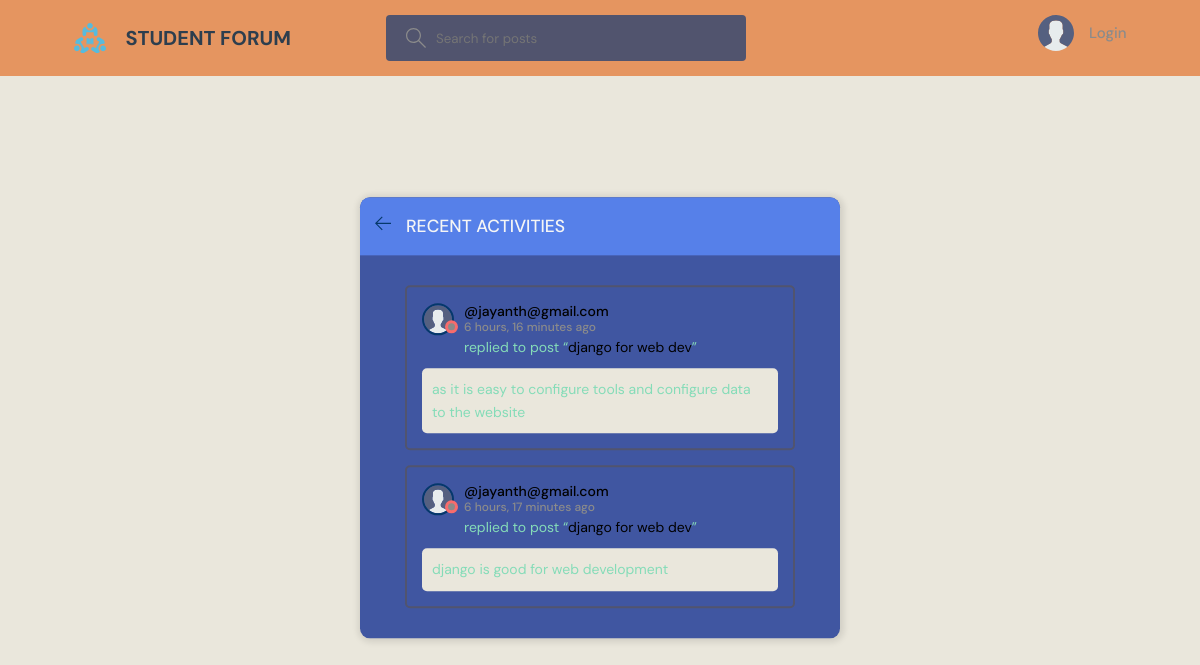
The page /activity/ on the database its author committed.
### base/models.py (models this page shows, shortened)
class Message(models.Model):
    user = models.ForeignKey(User, on_delete=models.CASCADE)
    room = models.ForeignKey(Room, on_delete=models.CASCADE)
    body = models.TextField()
    updated = models.DateTimeField(auto_now=True)
    created = models.DateTimeField(auto_now_add=True)
    class Meta:
        ordering = ['-updated', '-created']

class User(AbstractUser):
    name = models.CharField(max_length=200, null=True)
    email = models.EmailField(unique=True, null=True)
    bio = models.TextField(null=True)
    avatar = models.ImageField(null=True, default="avatar.svg")
    USERNAME_FIELD = 'email'
    REQUIRED_FIELDS = []

class Room(models.Model):
    host = models.ForeignKey(User, on_delete=models.SET_NULL, null=True)
    topic = models.ForeignKey(Topic, on_delete=models.SET_NULL, null=True)
    name = models.CharField(max_length=200)
    description = models.TextField(null=True, blank=True)
    participants = models.ManyToManyField(
        User, related_name='participants', blank=True)
    updated = models.DateTimeField(auto_now=True)
    created = models.DateTimeField(auto_now_add=True)
    class Meta:
        ordering = ['-updated', '-created']
    def __str__(self):
        return self.name

### base/views.py (the view)
# urls.py: path('activity/', views.activityPage, name="activity"),
def activityPage(request):
    room_messages = Message.objects.all()
    return render(request, 'base/activity.html', {'room_messages': room_messages})

### base/templates/base/activity.html (shortened to what this page needs)
{% extends 'main.html' %}
{% block content %}
<main class="layout">
  <div class="container">
    <div class="layout__box">
      <div class="layout__boxHeader">
        <div class="layout__boxTitle">
          <a href="{% url 'home' %}">
            <svg version="1.1" xmlns="http://www.w3.org/2000/svg" width="32" height="32" viewBox="0 0 32 32">
              <title>arrow-left</title>
              <path
                d="M13.723 2.286l-13.723 13.714 13.719 13.714 1.616-1.611-10.96-10.96h27.625v-2.286h-27.625l10.965-10.965-1.616-1.607z">
              </path>
              </path>
            </svg>
          </a>
          <h3>Recent Activities</h3>
        </div>
      </div>
      <div class="activities-page layout__body">
        {% for message in room_messages %}
        <div class="activities__box">
          <div class="activities__boxHeader roomListRoom__header">
            <a href="{% url 'user-profile' message.user.id %}" class="roomListRoom__author">
              <div class="avatar avatar--small">
                <img src="{{message.user.avatar.url}}" />
              </div>
              <p>
                @{{message.user}}
                <span>{{message.created|timesince}} ago</span>
              </p>
            </a>
          </div>
          <div class="activities__boxContent">
            <p>replied to post “<a href="{% url 'room' message.room.id %}">{{message.room}}</a>”</p>
            <div class="activities__boxRoomContent">
              {{message.body}}
            </div>
          </div>
        </div>
        {% endfor %}
      </div>
    </div>
  </div>
</main>
{% endblock content %}

### static/styles/style.css (style rules this page uses)
:root { --color-main: #05386b; --color-main-light: #e1f6fb; --color-dark: #f76c6c; --color-dark-medium: #51546e; --color-dark-light: #696d97; --color-light: #2d3e4e; --color-gray: #8b8b8b; --color-light-gray: #b2bdbd; --color-bg: #eae7dc; --color-success: #5dd693; --color-error: #fc4b0b; }
* { font-family: "DM Sans", -apple-system, BlinkMacSystemFont, "Segoe UI", Roboto, Oxygen, Ubuntu, Cantarell, "Open Sans", "Helvetica Neue", sans-serif; margin: 0; padding: 0; box-sizing: border-box; text-rendering: optimizeLegibility; color: inherit; font-weight: inherit; font-variant: var(--color-bg); }
html { font-size: 56.25%; }
@media only screen and (min-width: 1200px) { html { font-size: 62.5%; } }
body { line-height: 1.6; font-weight: 400; font-size: 1.5rem; color: #85dcb8; background-color: var(--color-bg); min-height: 100vh; }
img { width: 100%; }
a { display: inline-block; color: black; text-decoration: none; }
.container { max-width: 120rem; width: 90%; margin: auto; }
.avatar { position: relative; display: inline-block; border-radius: 50%; border: 2px solid var(--color-main); }
.avatar img { display: block; border-radius: 50%; object-fit: cover; object-position: center; }
.avatar::after { content: ""; display: block; position: absolute; background-color: var(--color-gray); z-index: 111; border-radius: 50%; border: 0.3rem solid var(--color-dark); }
.avatar.avatar--small img { width: 2.8rem; height: 2.8rem; }
.avatar.avatar--small:after { width: 0.7rem; height: 0.7rem; bottom: 0px; right: -6px; }
.layout { margin-top: 2.4rem; }
.layout > .container { display: flex; justify-content: space-between; align-items: flex-start; }
.layout__box { width: 90%; max-width: 48rem; min-height: 40rem; position: absolute; top: 50%; left: 50%; transform: translate(-50%, -46%); background-color: #4056a1; border-radius: 1rem; box-shadow: 1px 1px 6px 3px rgba(0, 0, 0, 0.1); overflow: hidden; }
.layout__boxHeader { display: flex; padding: 1.5rem; background-color: #5680e9; }
.layout__boxTitle { display: flex; gap: 1.5rem; align-items: center; }
.layout__boxTitle h3 { text-transform: uppercase; font-weight: 500; color:whitesmoke; }
.layout__boxTitle svg { width: 1.6rem; height: 1.6rem; fill: var(--color-main); }
.layout__body { margin: 3rem; }
.roomListRoom__header { display: flex; justify-content: space-between; align-items: center; }
.roomListRoom__author { font-weight: 500; display: flex; align-items: center; gap: 1rem; }
.activities__box { margin: 1.5rem; padding: 1.5rem; border: 2px solid var(--color-dark-medium); border-radius: 5px; }
.activities__boxHeader p { font-size: 1.4rem; line-height: 1.3; }
.activities__boxHeader p span { color: var(--color-gray); font-size: 1.2rem; display: block; }
.activities__boxContent { margin-left: 4.2rem; }
.activities__boxContent { font-size: 1.4rem; }
.activities__boxRoomContent { background: var(--color-bg); padding: 1rem; border-radius: 5px; margin-top: 1rem; margin-left: -4.2rem; }

### rows shown on the page
Message: user.avatar (placeholder picture), user "jayanth@gmail.com", created "6 hours, 16 minutes", room "django for web dev", body "as it is easy to configure tools and configure data to the website"
Message: user.avatar (placeholder picture), user "jayanth@gmail.com", created "6 hours, 17 minutes", room "django for web dev", body "django is good for web development"
